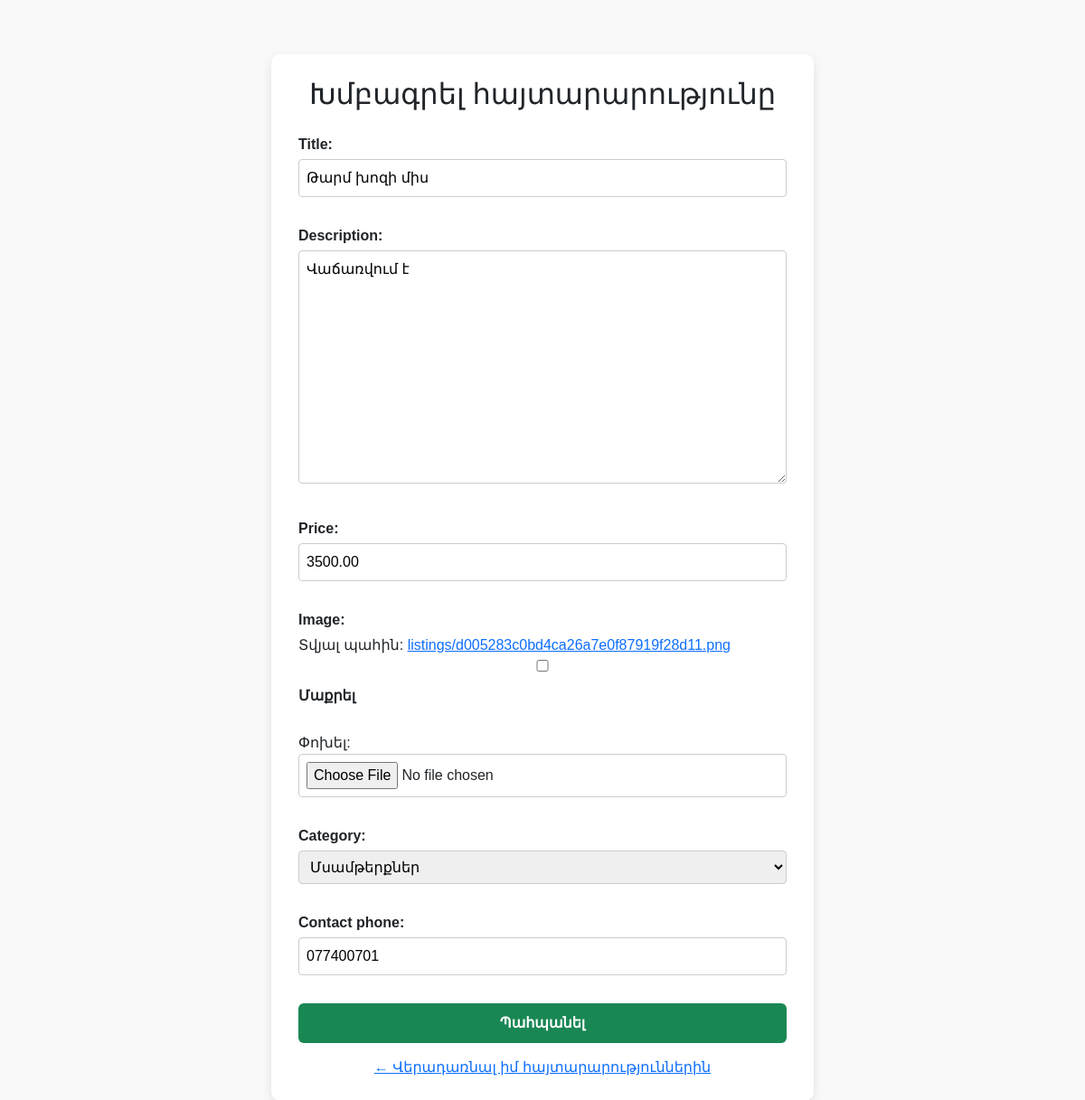
/listing/2/edit/ (signed in), run on the app's committed database.
### listings/models.py (models this page shows, shortened)
class Listing(models.Model):
    title = models.CharField(max_length=200)
    description = models.TextField()
    price = models.DecimalField(max_digits=10, decimal_places=2)
    image = models.ImageField(upload_to='listings/', blank=True, null=True)
    category = models.ForeignKey(Category, on_delete=models.CASCADE)
    contact_phone = models.CharField(max_length=20)
    created_at = models.DateTimeField(auto_now_add=True)
    user = models.ForeignKey(User, on_delete=models.CASCADE)

### listings/views.py (the view)
# urls.py: path('listing/<int:listing_id>/edit/', views.edit_listing, name='edit_listing'),
@login_required
def edit_listing(request, listing_id):
    listing = get_object_or_404(Listing, id=listing_id, user=request.user)
    if request.method == 'POST':
        form = ListingForm(request.POST, request.FILES, instance=listing)
        if form.is_valid():
            form.save()
            return redirect('user_listings')
    else:
        form = ListingForm(instance=listing)
    return render(request, 'listings/edit_listing.html', {'form': form})

### listings/forms.py
class ListingForm(forms.ModelForm):
    class Meta:
        model = Listing
        fields = ['title', 'description', 'price', 'image', 'category', 'contact_phone']

### listings/models.py (called while the page is built)
    def __str__(self):
        return self.name

### listings/templates/listings/edit_listing.html (shortened to what this page needs)
<!DOCTYPE html>
<html lang="hy">
<head>
  <link href="https://cdn.jsdelivr.net/npm/bootstrap@5.3.0/dist/css/bootstrap.min.css" rel="stylesheet">
</head>
<body>
  <div class="edit-container">
    <h2>Խմբագրել հայտարարությունը</h2>
    <form method="post" enctype="multipart/form-data">
      {{ form.as_p }}
      <button type="submit">Պահպանել</button>
    </form>
    <a href="{% url 'user_listings' %}" class="back-link">← Վերադառնալ իմ հայտարարություններին</a>
  </div>
</body>
</html>

### listings/templates/listings/edit_listing.html (style rules this page uses)
body { font-family: Arial, sans-serif; background-color: #f9f9f9; padding: 20px; }
.edit-container { max-width: 600px; margin: 40px auto; background-color: #fff; padding: 25px 30px; border-radius: 10px; box-shadow: 0 4px 12px rgba(0, 0, 0, 0.1); }
h2 { text-align: center; margin-bottom: 25px; }
form button[type="submit"] { display: block; width: 100%; background-color: #198754; border: none; padding: 10px; font-weight: bold; color: #fff; border-radius: 6px; transition: background-color 0.3s; }
a.back-link { display: block; margin-top: 15px; text-align: center; color: #0d6efd; }
input, select, textarea { width: 100%; padding: 8px; margin-bottom: 15px; border-radius: 4px; border: 1px solid #ccc; }
label { font-weight: bold; margin-bottom: 4px; display: block; }

### data on the page
Listing: title "Թարմ խոզի միս", description "Վաճառվում է", price "3500.00", category "Մսամթերքներ", contact_phone "077400701"
